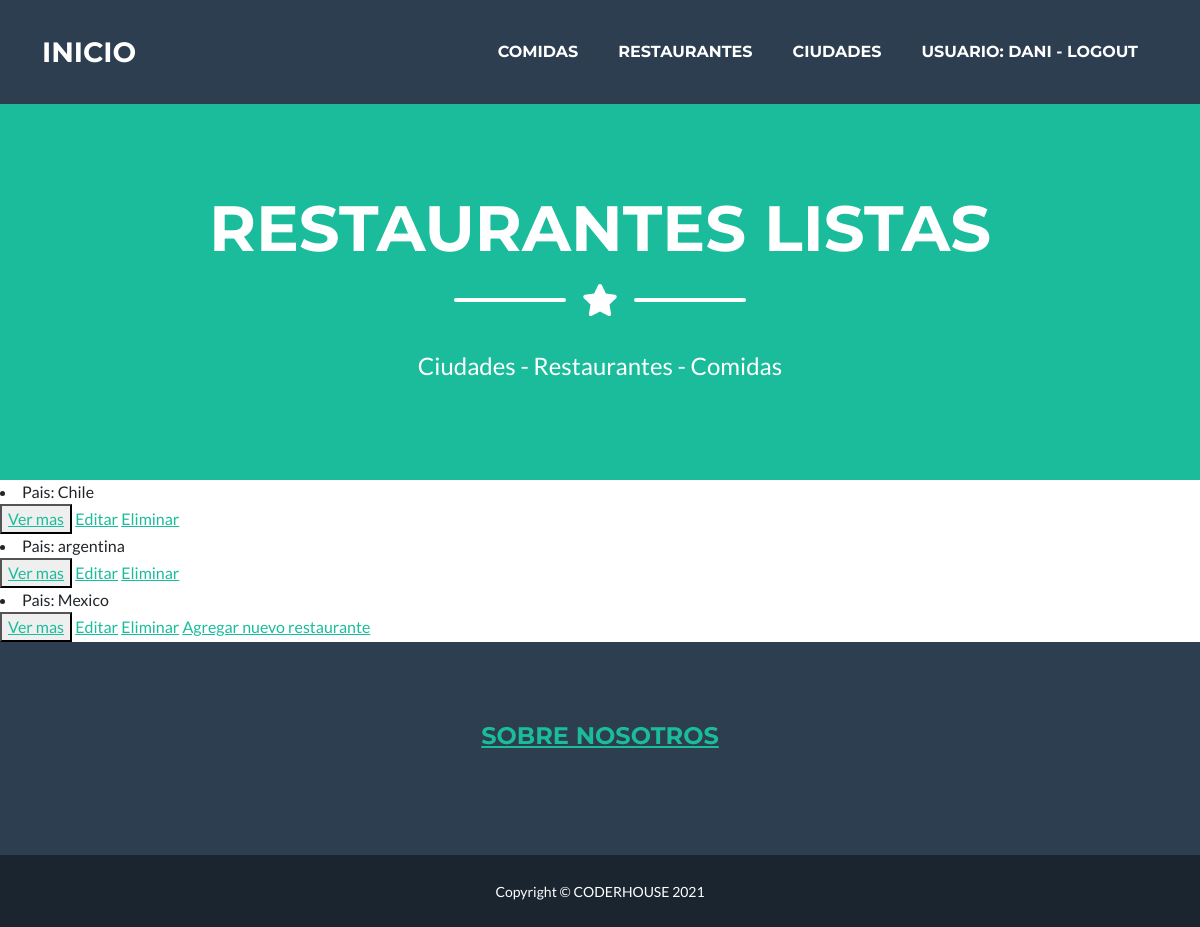
The page /prueba/restaurante/list/ (signed in) on the database its author committed.
### prueba/models.py (models this page shows, shortened)
class Restaurante(models.Model):
    pais =models.CharField(max_length=100)
    nombre =models.CharField(max_length=100)

### prueba/views.py (the view)
# urls.py: path('restaurante/list/', RestauranteList.as_view(), name= "ResList"),
class RestauranteList(ListView):
    model= Restaurante
    template_name= "restaurantes_list.html"

### prueba/templates/restaurantes_list.html (shortened to what this page needs)
{% extends "padre.html" %}
{% load static %}
    {% block contenidosubtitulo %}
    <h1 class="masthead-heading text-uppercase mb-0">Restaurantes Listas</h1>
    {% endblock %}
    {% block contenido %}
        {% for j in object_list %}
        <li>Pais: {{j.pais}}
        </li>
        <button>
            <a href="{% url 'ResDetail' j.id %}">Ver mas</a>
        </button>
            <a href="{% url 'ResEdit' j.id %}">Editar</a>
            <a href="{% url 'ResEliminar' j.id %}">Eliminar</a>
        {% endfor %}
        <a href="{% url 'ResNew' %}">Agregar nuevo restaurante</a>
    {% endblock %}

### prueba/templates/padre.html (shortened to what this page needs)
<!DOCTYPE html>
<html lang="en">
    <head>
        {% load static %}
        <link href="{% static 'prueba/css/styles.css'%}" rel="stylesheet" />
    </head>
    <body id="page-top">
        <nav class="navbar navbar-expand-lg bg-secondary text-uppercase fixed-top" id="mainNav">
            <div class="container">
                <a class="navbar-brand" href="{% url 'Inicio' %}">INICIO</a>
                <div class="collapse navbar-collapse" id="navbarResponsive">
                    <ul class="navbar-nav ms-auto">
                        <li class="nav-item mx-0 mx-lg-1"><a class="nav-link py-3 px-0 px-lg-3 rounded" href="{% url 'Comidas' %}">Comidas</a></li>
                        <li class="nav-item mx-0 mx-lg-1"><a class="nav-link py-3 px-0 px-lg-3 rounded" href="{% url 'Restaurantes' %}">Restaurantes</a></li>
                        <li class="nav-item mx-0 mx-lg-1"><a class="nav-link py-3 px-0 px-lg-3 rounded" href="{% url 'Ciudades' %}">Ciudades</a></li>
                        {% if request.user.is_authenticated %}
                        <li class="nav-item mx-0 mx-lg-1"><a class="nav-link py-3 px-0 px-lg-3 rounded" href="{% url 'Logout' %}">Usuario: {{ user.username }} - Logout</a></li>
                        {% endif %}
                    </ul>
                </div>
            </div>
        </nav>
        <header class="masthead bg-primary text-white text-center">
            <div class="container d-flex align-items-center flex-column">
                {% block contenidosubtitulo %}
                {% endblock %}
                <div class="divider-custom divider-light">
                    <div class="divider-custom-line"></div>
                    <div class="divider-custom-icon"><i class="fas fa-star"></i></div>
                    <div class="divider-custom-line"></div>
                </div>
                <p class="masthead-subheading font-weight-light mb-0">Ciudades - Restaurantes - Comidas</p>
            </div>
        </header>
        {% block contenido %}
        {% endblock %}
        <footer class="footer text-center">
            <div class="container">
                <div class="row">
                    <div class="col-lg-4 mb-5 mb-lg-0">
                    </div>
                    <div class="col-lg-4 mb-5 mb-lg-0">
                        <h4 class="text-uppercase mb-4"> <a href="{% url 'About' %}"> Sobre Nosotros</h4></a>
                    </div>
                    <div class="col-lg-4">
                    </div>
                </div>
            </div>
        </footer>
        <div class="copyright py-4 text-center text-white">
            <div class="container"><small>Copyright &copy; CODERHOUSE 2021</small></div>
        </div>
    </body>
</html>

### rows shown on the page
Restaurante: pais "Chile"
Restaurante: pais "argentina"
Restaurante: pais "Mexico"

### other values the page prints
{{ user.username }} "DANI"
